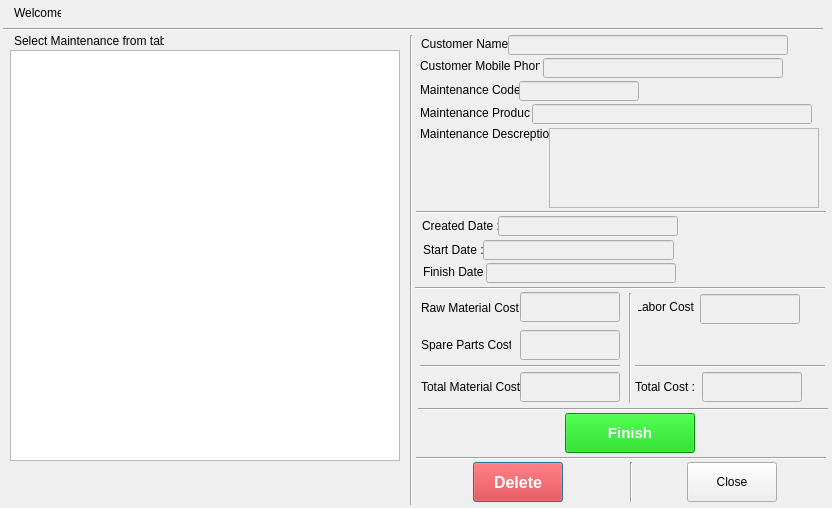
<?xml version="1.0" encoding="UTF-8"?>
<ui version="4.0">
 <class>finishMaintenanceDialog</class>
 <widget class="QDialog" name="finishMaintenanceDialog">
  <property name="geometry">
   <rect>
    <x>0</x>
    <y>0</y>
    <width>832</width>
    <height>508</height>
   </rect>
  </property>
  <property name="windowTitle">
   <string>Finish Maintenance</string>
  </property>
  <widget class="QLabel" name="label">
   <property name="geometry">
    <rect>
     <x>14</x>
     <y>3</y>
     <width>47</width>
     <height>20</height>
    </rect>
   </property>
   <property name="text">
    <string>Welcome,</string>
   </property>
  </widget>
  <widget class="QLabel" name="loggeduser">
   <property name="geometry">
    <rect>
     <x>65</x>
     <y>3</y>
     <width>180</width>
     <height>20</height>
    </rect>
   </property>
   <property name="font">
    <font>
     <weight>75</weight>
     <bold>true</bold>
    </font>
   </property>
   <property name="text">
    <string/>
   </property>
  </widget>
  <widget class="Line" name="line">
   <property name="geometry">
    <rect>
     <x>3</x>
     <y>28</y>
     <width>820</width>
     <height>3</height>
    </rect>
   </property>
   <property name="orientation">
    <enum>Qt::Horizontal</enum>
   </property>
  </widget>
  <widget class="QLabel" name="label_3">
   <property name="geometry">
    <rect>
     <x>14</x>
     <y>31</y>
     <width>150</width>
     <height>20</height>
    </rect>
   </property>
   <property name="text">
    <string>Select Maintenance from table :</string>
   </property>
  </widget>
  <widget class="QTableView" name="tableView">
   <property name="geometry">
    <rect>
     <x>10</x>
     <y>50</y>
     <width>390</width>
     <height>411</height>
    </rect>
   </property>
  </widget>
  <widget class="Line" name="line_2">
   <property name="geometry">
    <rect>
     <x>410</x>
     <y>35</y>
     <width>3</width>
     <height>470</height>
    </rect>
   </property>
   <property name="orientation">
    <enum>Qt::Vertical</enum>
   </property>
  </widget>
  <widget class="QLabel" name="label_4">
   <property name="geometry">
    <rect>
     <x>420</x>
     <y>83</y>
     <width>100</width>
     <height>13</height>
    </rect>
   </property>
   <property name="text">
    <string>Maintenance Code :</string>
   </property>
  </widget>
  <widget class="QLabel" name="label_5">
   <property name="geometry">
    <rect>
     <x>420</x>
     <y>103</y>
     <width>110</width>
     <height>20</height>
    </rect>
   </property>
   <property name="text">
    <string>Maintenance Product :</string>
   </property>
  </widget>
  <widget class="QLabel" name="label_6">
   <property name="geometry">
    <rect>
     <x>420</x>
     <y>124</y>
     <width>130</width>
     <height>20</height>
    </rect>
   </property>
   <property name="text">
    <string>Maintenance Descreption :</string>
   </property>
  </widget>
  <widget class="QLabel" name="label_7">
   <property name="geometry">
    <rect>
     <x>421</x>
     <y>34</y>
     <width>90</width>
     <height>20</height>
    </rect>
   </property>
   <property name="text">
    <string>Customer Name :</string>
   </property>
  </widget>
  <widget class="QLabel" name="label_8">
   <property name="geometry">
    <rect>
     <x>420</x>
     <y>56</y>
     <width>120</width>
     <height>20</height>
    </rect>
   </property>
   <property name="text">
    <string>Customer Mobile Phone :</string>
   </property>
  </widget>
  <widget class="QLineEdit" name="maintCodelbl">
   <property name="enabled">
    <bool>false</bool>
   </property>
   <property name="geometry">
    <rect>
     <x>519</x>
     <y>81</y>
     <width>120</width>
     <height>20</height>
    </rect>
   </property>
   <property name="font">
    <font>
     <pointsize>9</pointsize>
     <weight>75</weight>
     <bold>true</bold>
    </font>
   </property>
   <property name="styleSheet">
    <string notr="true">color: rgb(255, 0, 0);</string>
   </property>
  </widget>
  <widget class="QLineEdit" name="maintProductlbl">
   <property name="enabled">
    <bool>false</bool>
   </property>
   <property name="geometry">
    <rect>
     <x>532</x>
     <y>104</y>
     <width>280</width>
     <height>20</height>
    </rect>
   </property>
   <property name="font">
    <font>
     <pointsize>9</pointsize>
     <weight>75</weight>
     <bold>true</bold>
    </font>
   </property>
   <property name="styleSheet">
    <string notr="true">color: rgb(255, 0, 0);</string>
   </property>
  </widget>
  <widget class="QTextBrowser" name="maintDesclbl">
   <property name="enabled">
    <bool>false</bool>
   </property>
   <property name="geometry">
    <rect>
     <x>549</x>
     <y>128</y>
     <width>270</width>
     <height>80</height>
    </rect>
   </property>
   <property name="font">
    <font>
     <pointsize>9</pointsize>
     <weight>75</weight>
     <bold>true</bold>
    </font>
   </property>
   <property name="styleSheet">
    <string notr="true">color: rgb(255, 0, 0);</string>
   </property>
   <property name="lineWidth">
    <number>1</number>
   </property>
  </widget>
  <widget class="QLineEdit" name="custNamelbl">
   <property name="enabled">
    <bool>false</bool>
   </property>
   <property name="geometry">
    <rect>
     <x>508</x>
     <y>35</y>
     <width>280</width>
     <height>20</height>
    </rect>
   </property>
   <property name="font">
    <font>
     <pointsize>9</pointsize>
     <weight>75</weight>
     <bold>true</bold>
    </font>
   </property>
   <property name="styleSheet">
    <string notr="true">color: rgb(255, 0, 0);</string>
   </property>
  </widget>
  <widget class="QLineEdit" name="custMobilePhonelbl">
   <property name="enabled">
    <bool>false</bool>
   </property>
   <property name="geometry">
    <rect>
     <x>543</x>
     <y>58</y>
     <width>240</width>
     <height>20</height>
    </rect>
   </property>
   <property name="font">
    <font>
     <pointsize>9</pointsize>
     <weight>75</weight>
     <bold>true</bold>
    </font>
   </property>
   <property name="styleSheet">
    <string notr="true">color: rgb(255, 0, 0);</string>
   </property>
  </widget>
  <widget class="Line" name="line_3">
   <property name="geometry">
    <rect>
     <x>416</x>
     <y>211</y>
     <width>410</width>
     <height>3</height>
    </rect>
   </property>
   <property name="orientation">
    <enum>Qt::Horizontal</enum>
   </property>
  </widget>
  <widget class="QPushButton" name="deletebtn">
   <property name="geometry">
    <rect>
     <x>473</x>
     <y>462</y>
     <width>90</width>
     <height>40</height>
    </rect>
   </property>
   <property name="font">
    <font>
     <pointsize>12</pointsize>
     <weight>75</weight>
     <bold>true</bold>
    </font>
   </property>
   <property name="styleSheet">
    <string notr="true">background-color: rgb(255, 0, 0);
color: rgb(255, 255, 255);</string>
   </property>
   <property name="text">
    <string>Delete</string>
   </property>
  </widget>
  <widget class="QPushButton" name="closebtn">
   <property name="geometry">
    <rect>
     <x>687</x>
     <y>462</y>
     <width>90</width>
     <height>40</height>
    </rect>
   </property>
   <property name="text">
    <string>Close</string>
   </property>
  </widget>
  <widget class="Line" name="line_4">
   <property name="geometry">
    <rect>
     <x>416</x>
     <y>448</y>
     <width>410</width>
     <height>20</height>
    </rect>
   </property>
   <property name="orientation">
    <enum>Qt::Horizontal</enum>
   </property>
  </widget>
  <widget class="QLabel" name="label_2">
   <property name="geometry">
    <rect>
     <x>421</x>
     <y>301</y>
     <width>100</width>
     <height>13</height>
    </rect>
   </property>
   <property name="text">
    <string>Raw Material Cost :</string>
   </property>
  </widget>
  <widget class="QLabel" name="label_9">
   <property name="geometry">
    <rect>
     <x>421</x>
     <y>338</y>
     <width>90</width>
     <height>13</height>
    </rect>
   </property>
   <property name="text">
    <string>Spare Parts Cost :</string>
   </property>
  </widget>
  <widget class="QLabel" name="label_10">
   <property name="geometry">
    <rect>
     <x>421</x>
     <y>380</y>
     <width>100</width>
     <height>13</height>
    </rect>
   </property>
   <property name="text">
    <string>Total Material Cost :</string>
   </property>
  </widget>
  <widget class="QLabel" name="label_11">
   <property name="geometry">
    <rect>
     <x>638</x>
     <y>297</y>
     <width>60</width>
     <height>20</height>
    </rect>
   </property>
   <property name="text">
    <string>Labor Cost :</string>
   </property>
   <property name="alignment">
    <set>Qt::AlignCenter</set>
   </property>
  </widget>
  <widget class="QLineEdit" name="rowCostlbl">
   <property name="enabled">
    <bool>false</bool>
   </property>
   <property name="geometry">
    <rect>
     <x>520</x>
     <y>292</y>
     <width>100</width>
     <height>30</height>
    </rect>
   </property>
   <property name="font">
    <font>
     <pointsize>9</pointsize>
     <weight>75</weight>
     <italic>true</italic>
     <bold>true</bold>
    </font>
   </property>
   <property name="styleSheet">
    <string notr="true">color: rgb(255, 0, 0);</string>
   </property>
  </widget>
  <widget class="QLineEdit" name="spCostlbl">
   <property name="enabled">
    <bool>false</bool>
   </property>
   <property name="geometry">
    <rect>
     <x>520</x>
     <y>330</y>
     <width>100</width>
     <height>30</height>
    </rect>
   </property>
   <property name="font">
    <font>
     <pointsize>9</pointsize>
     <weight>75</weight>
     <italic>true</italic>
     <bold>true</bold>
    </font>
   </property>
   <property name="styleSheet">
    <string notr="true">color: rgb(255, 0, 0);</string>
   </property>
  </widget>
  <widget class="QLineEdit" name="matTotalCostlbl">
   <property name="enabled">
    <bool>false</bool>
   </property>
   <property name="geometry">
    <rect>
     <x>520</x>
     <y>372</y>
     <width>100</width>
     <height>30</height>
    </rect>
   </property>
   <property name="font">
    <font>
     <pointsize>9</pointsize>
     <weight>75</weight>
     <italic>true</italic>
     <bold>true</bold>
    </font>
   </property>
   <property name="styleSheet">
    <string notr="true">color: rgb(255, 0, 0);</string>
   </property>
  </widget>
  <widget class="Line" name="line_5">
   <property name="geometry">
    <rect>
     <x>629</x>
     <y>293</y>
     <width>3</width>
     <height>110</height>
    </rect>
   </property>
   <property name="orientation">
    <enum>Qt::Vertical</enum>
   </property>
  </widget>
  <widget class="QLabel" name="label_12">
   <property name="geometry">
    <rect>
     <x>635</x>
     <y>377</y>
     <width>60</width>
     <height>20</height>
    </rect>
   </property>
   <property name="text">
    <string>Total Cost :</string>
   </property>
   <property name="alignment">
    <set>Qt::AlignCenter</set>
   </property>
  </widget>
  <widget class="QLineEdit" name="laborled">
   <property name="enabled">
    <bool>false</bool>
   </property>
   <property name="geometry">
    <rect>
     <x>700</x>
     <y>294</y>
     <width>100</width>
     <height>30</height>
    </rect>
   </property>
  </widget>
  <widget class="Line" name="line_6">
   <property name="geometry">
    <rect>
     <x>418</x>
     <y>408</y>
     <width>410</width>
     <height>3</height>
    </rect>
   </property>
   <property name="orientation">
    <enum>Qt::Horizontal</enum>
   </property>
  </widget>
  <widget class="Line" name="line_7">
   <property name="geometry">
    <rect>
     <x>420</x>
     <y>365</y>
     <width>200</width>
     <height>3</height>
    </rect>
   </property>
   <property name="orientation">
    <enum>Qt::Horizontal</enum>
   </property>
  </widget>
  <widget class="QLineEdit" name="totalCostlbl">
   <property name="enabled">
    <bool>false</bool>
   </property>
   <property name="geometry">
    <rect>
     <x>702</x>
     <y>372</y>
     <width>100</width>
     <height>30</height>
    </rect>
   </property>
   <property name="font">
    <font>
     <pointsize>10</pointsize>
     <weight>75</weight>
     <italic>true</italic>
     <bold>true</bold>
    </font>
   </property>
   <property name="styleSheet">
    <string notr="true">color: rgb(255, 0, 0);</string>
   </property>
  </widget>
  <widget class="Line" name="line_8">
   <property name="geometry">
    <rect>
     <x>630</x>
     <y>462</y>
     <width>3</width>
     <height>40</height>
    </rect>
   </property>
   <property name="orientation">
    <enum>Qt::Vertical</enum>
   </property>
  </widget>
  <widget class="Line" name="line_9">
   <property name="geometry">
    <rect>
     <x>635</x>
     <y>365</y>
     <width>190</width>
     <height>3</height>
    </rect>
   </property>
   <property name="orientation">
    <enum>Qt::Horizontal</enum>
   </property>
  </widget>
  <widget class="QPushButton" name="finishbtn">
   <property name="geometry">
    <rect>
     <x>565</x>
     <y>413</y>
     <width>130</width>
     <height>40</height>
    </rect>
   </property>
   <property name="font">
    <font>
     <pointsize>11</pointsize>
     <weight>75</weight>
     <bold>true</bold>
    </font>
   </property>
   <property name="styleSheet">
    <string notr="true">color: rgb(255, 255, 255);
background-color: rgb(0, 203, 0);</string>
   </property>
   <property name="text">
    <string>Finish</string>
   </property>
  </widget>
  <widget class="Line" name="line_10">
   <property name="geometry">
    <rect>
     <x>415</x>
     <y>287</y>
     <width>410</width>
     <height>3</height>
    </rect>
   </property>
   <property name="orientation">
    <enum>Qt::Horizontal</enum>
   </property>
  </widget>
  <widget class="QLabel" name="label_13">
   <property name="geometry">
    <rect>
     <x>422</x>
     <y>219</y>
     <width>80</width>
     <height>13</height>
    </rect>
   </property>
   <property name="text">
    <string>Created Date :</string>
   </property>
  </widget>
  <widget class="QLabel" name="label_14">
   <property name="geometry">
    <rect>
     <x>423</x>
     <y>243</y>
     <width>80</width>
     <height>13</height>
    </rect>
   </property>
   <property name="text">
    <string>Start Date :</string>
   </property>
  </widget>
  <widget class="QLabel" name="label_15">
   <property name="geometry">
    <rect>
     <x>423</x>
     <y>265</y>
     <width>80</width>
     <height>13</height>
    </rect>
   </property>
   <property name="text">
    <string>Finish Date :</string>
   </property>
  </widget>
  <widget class="QLineEdit" name="createdlbl">
   <property name="enabled">
    <bool>false</bool>
   </property>
   <property name="geometry">
    <rect>
     <x>498</x>
     <y>216</y>
     <width>180</width>
     <height>20</height>
    </rect>
   </property>
   <property name="font">
    <font>
     <pointsize>9</pointsize>
     <weight>75</weight>
     <bold>true</bold>
    </font>
   </property>
   <property name="styleSheet">
    <string notr="true">color: rgb(255, 0, 0);</string>
   </property>
  </widget>
  <widget class="QLineEdit" name="startlbl">
   <property name="enabled">
    <bool>false</bool>
   </property>
   <property name="geometry">
    <rect>
     <x>483</x>
     <y>240</y>
     <width>191</width>
     <height>20</height>
    </rect>
   </property>
   <property name="font">
    <font>
     <pointsize>9</pointsize>
     <weight>75</weight>
     <bold>true</bold>
    </font>
   </property>
   <property name="styleSheet">
    <string notr="true">color: rgb(255, 0, 0);</string>
   </property>
  </widget>
  <widget class="QLineEdit" name="finishlbl">
   <property name="enabled">
    <bool>false</bool>
   </property>
   <property name="geometry">
    <rect>
     <x>486</x>
     <y>263</y>
     <width>190</width>
     <height>20</height>
    </rect>
   </property>
   <property name="font">
    <font>
     <pointsize>9</pointsize>
     <weight>75</weight>
     <bold>true</bold>
    </font>
   </property>
   <property name="styleSheet">
    <string notr="true">color: rgb(255, 0, 0);</string>
   </property>
  </widget>
 </widget>
 <resources/>
 <connections/>
</ui>
